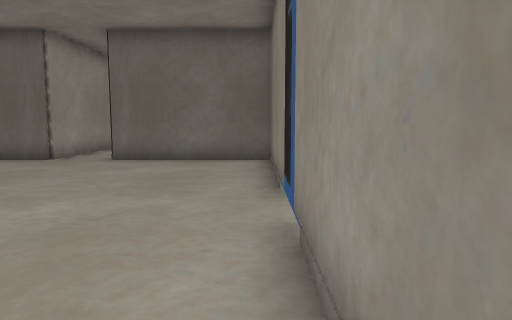
view 1 (above)

18 first-person views from a walk through a 3-D level made in the Unity game engine. The camera is 1.2 m above the floor, tilts 6° down and sees 70° across. Doors are open. The floor is counted in squares, 1 m on a side. Each view is taken from the middle of a square. On the plan, view 1 faces up. The plan holds only what a view shows up to about 15 squares ahead; the rest is blank. The place goes on beyond the plan. Some surface patterns are stand-ins.

view 2
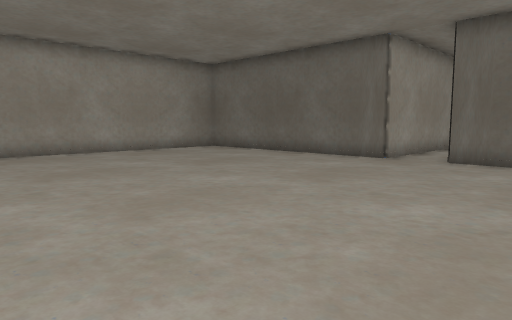

view 3
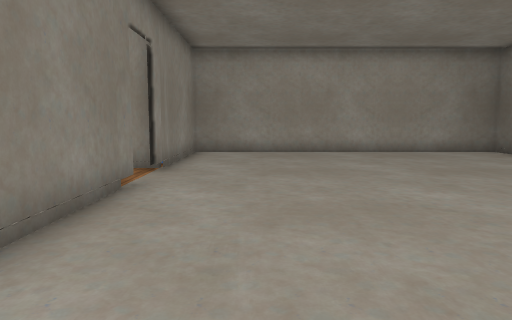

view 4
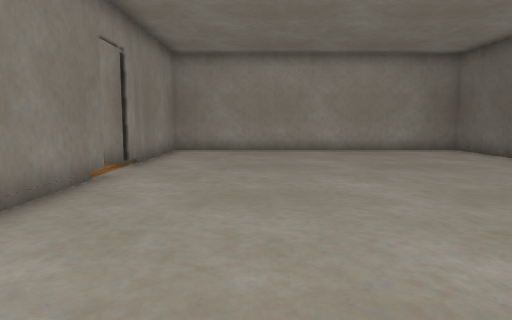

view 5
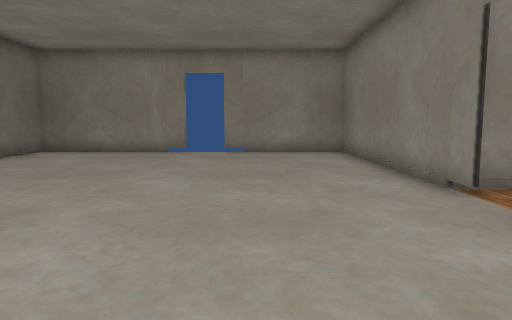

view 6
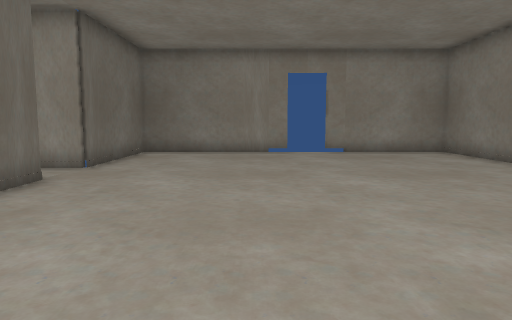

view 7
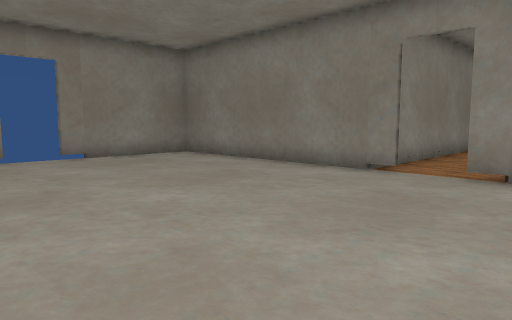

view 8
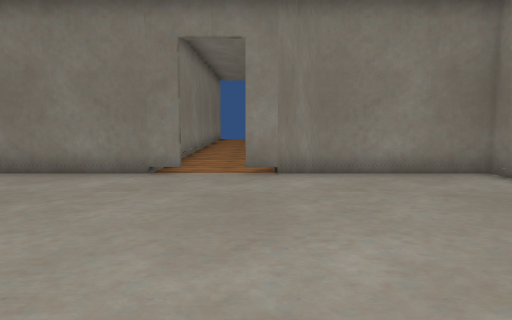

view 9
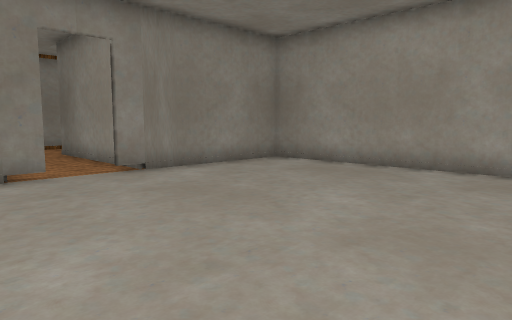

view 10
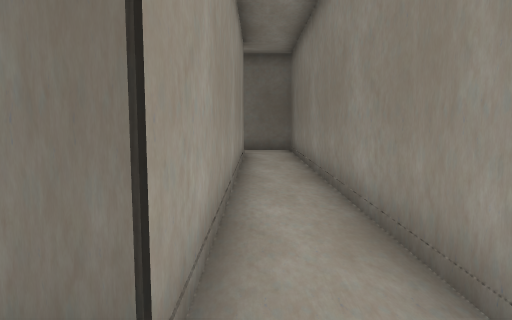

view 11
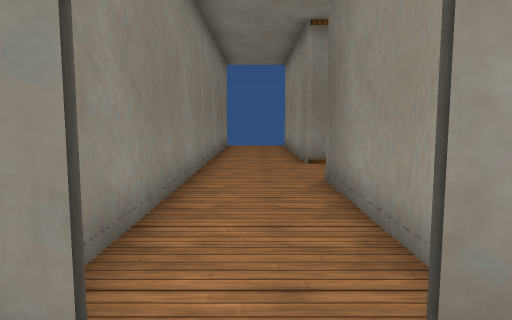

view 12
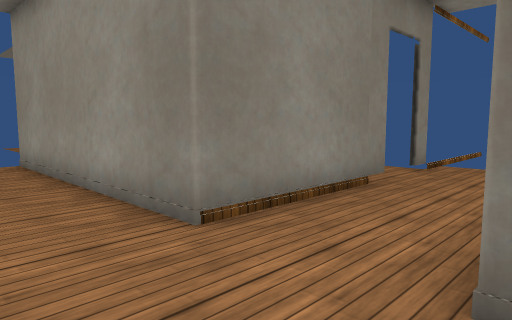

view 13
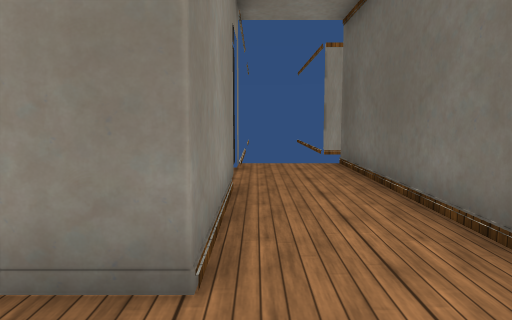

view 14
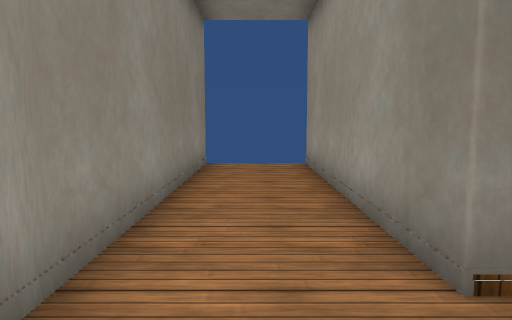

view 15
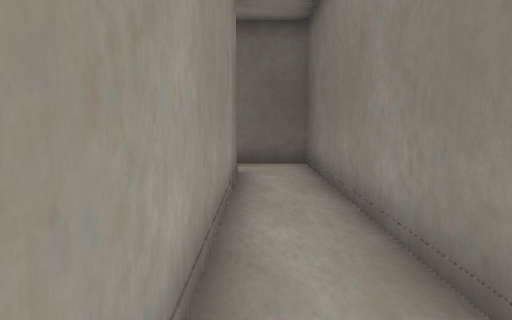

view 16
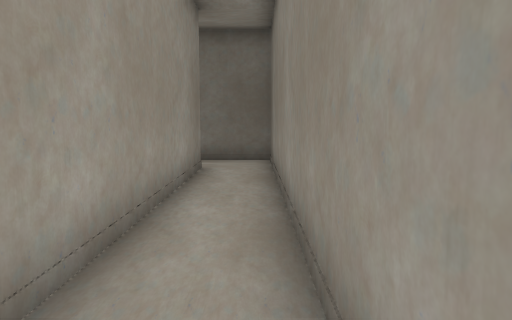

view 17
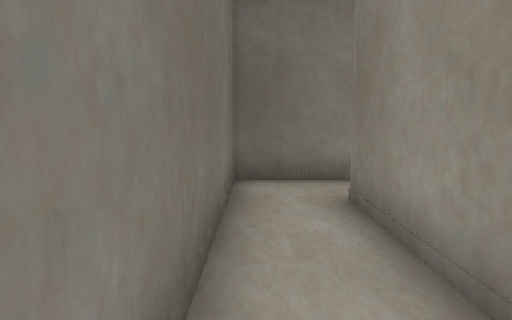

view 18
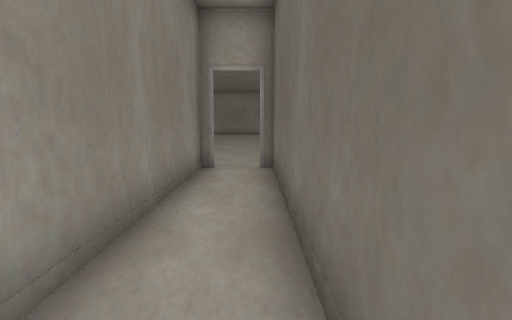

### Floor plan
Points are (right, up) in squares from view 1. A wall is a line through its corners. A room is listed if a view was taken in it or the views show most of it. See-through windows are left out.
Room 1 (views 1, 2, 3, 4, 5, 6, 7, 8, 9, 10, 11)
walls: (-6.4, 11.4) (-15.5, 11.4) (-15.5, -0.4) (-9.8, -0.4); (-8.4, -0.4) (0.5, -0.4) (0.5, 11.4) (-4.5, 11.4)
ways out: open door at (-9, -0.5) to room 2; open door at (-5.5, 11.5) to room 3; open door at (0.5, 5)
Room 2 (views 12, 13, 14)
walls: (-11.4, -6.5) (-18.6, -6.5); (-15.2, -9.4) (-10.5, -9.4) (-10.5, -17.5); (-17.6, -9.4) (-16.7, -9.4); (-10.5, -0.6) (-10.5, -6.6); (-7.6, -17.5) (-7.6, -0.9)
ways out: open door at (-9, -0.5) to room 1; open door at (-16, -9.5)
Room 3 (views 15, 16, 17, 18)
walls: (-4.5, 11.4) (-4.5, 25.4) (-16.4, 25.4) (-16.4, 25); (-16.4, 24) (-16.4, 23.6) (-6.4, 23.6) (-6.4, 11.4)
ways out: open door at (-5.5, 11.5) to room 1; gap at (-17, 24.5)

Where each view was taken, in squares from view 1:
view 1: 0 up, 0 right, facing up
view 2: 0 up, 1 left, facing up-left
view 3: 2 up, 1 left, facing left
view 4: 3 up, 0 right, facing left
view 5: 3 up, 14 left, facing right
view 6: 7 up, 14 left, facing right
view 7: 8 up, 12 left, facing down-right
view 8: 8 up, 10 left, facing down
view 9: 8 up, 6 left, facing down-left
view 10: 10 up, 6 left, facing up
view 11: 1 up, 9 left, facing down
view 12: 6 down, 8 left, facing down-left
view 13: 9 down, 8 left, facing left
view 14: 7 down, 9 left, facing down
view 15: 15 up, 6 left, facing up
view 16: 14 up, 5 left, facing up
view 17: 25 up, 12 left, facing right
view 18: 25 up, 7 left, facing left
